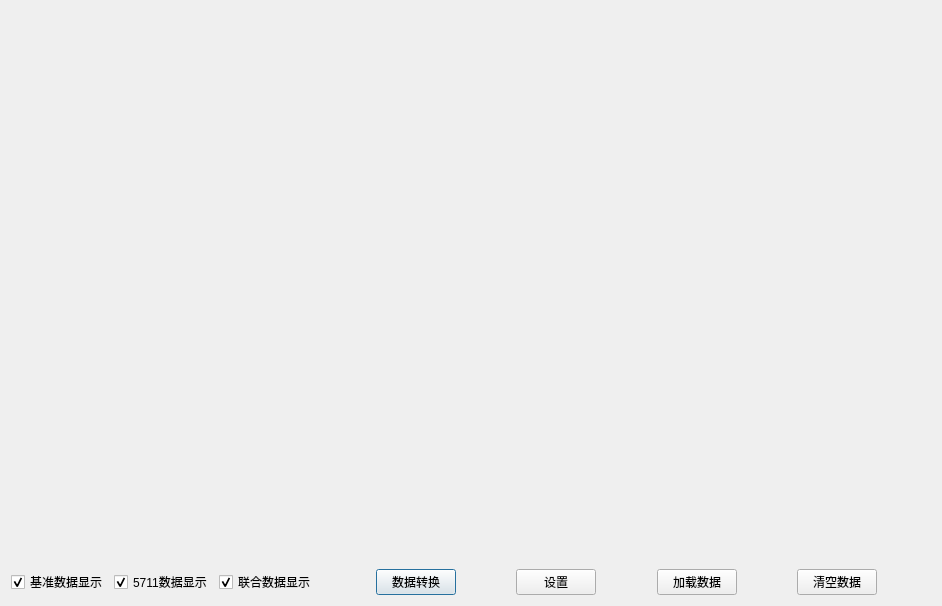
<?xml version="1.0" encoding="UTF-8"?>
<ui version="4.0">
 <class>OnlineMapClass</class>
 <widget class="QDialog" name="OnlineMapClass">
  <property name="geometry">
   <rect>
    <x>0</x>
    <y>0</y>
    <width>942</width>
    <height>606</height>
   </rect>
  </property>
  <property name="windowTitle">
   <string>OnlineMap</string>
  </property>
  <layout class="QGridLayout" name="gridLayout">
   <item row="0" column="0">
    <widget class="OnLineMapWidget" name="_online_map" native="true"/>
   </item>
   <item row="1" column="0">
    <layout class="QHBoxLayout" name="horizontalLayout">
     <item>
      <widget class="QCheckBox" name="_check_base">
       <property name="text">
        <string>基准数据显示</string>
       </property>
       <property name="checked">
        <bool>true</bool>
       </property>
      </widget>
     </item>
     <item>
      <widget class="QCheckBox" name="_check_5711">
       <property name="text">
        <string>5711数据显示</string>
       </property>
       <property name="checked">
        <bool>true</bool>
       </property>
      </widget>
     </item>
     <item>
      <widget class="QCheckBox" name="_check_merge">
       <property name="text">
        <string>联合数据显示</string>
       </property>
       <property name="checked">
        <bool>true</bool>
       </property>
      </widget>
     </item>
     <item>
      <spacer name="horizontalSpacer">
       <property name="orientation">
        <enum>Qt::Horizontal</enum>
       </property>
       <property name="sizeHint" stdset="0">
        <size>
         <width>40</width>
         <height>20</height>
        </size>
       </property>
      </spacer>
     </item>
     <item>
      <widget class="QPushButton" name="_button_convert">
       <property name="text">
        <string>数据转换</string>
       </property>
      </widget>
     </item>
     <item>
      <spacer name="horizontalSpacer_3">
       <property name="orientation">
        <enum>Qt::Horizontal</enum>
       </property>
       <property name="sizeHint" stdset="0">
        <size>
         <width>40</width>
         <height>20</height>
        </size>
       </property>
      </spacer>
     </item>
     <item>
      <widget class="QPushButton" name="_button_setting">
       <property name="text">
        <string>设置</string>
       </property>
      </widget>
     </item>
     <item>
      <spacer name="horizontalSpacer_5">
       <property name="orientation">
        <enum>Qt::Horizontal</enum>
       </property>
       <property name="sizeHint" stdset="0">
        <size>
         <width>40</width>
         <height>20</height>
        </size>
       </property>
      </spacer>
     </item>
     <item>
      <widget class="QPushButton" name="_button_load">
       <property name="text">
        <string>加载数据</string>
       </property>
      </widget>
     </item>
     <item>
      <spacer name="horizontalSpacer_2">
       <property name="orientation">
        <enum>Qt::Horizontal</enum>
       </property>
       <property name="sizeHint" stdset="0">
        <size>
         <width>40</width>
         <height>20</height>
        </size>
       </property>
      </spacer>
     </item>
     <item>
      <widget class="QPushButton" name="_button_clear">
       <property name="text">
        <string>清空数据</string>
       </property>
      </widget>
     </item>
     <item>
      <spacer name="horizontalSpacer_4">
       <property name="orientation">
        <enum>Qt::Horizontal</enum>
       </property>
       <property name="sizeHint" stdset="0">
        <size>
         <width>40</width>
         <height>20</height>
        </size>
       </property>
      </spacer>
     </item>
    </layout>
   </item>
  </layout>
 </widget>
 <layoutdefault spacing="6" margin="11"/>
 <customwidgets>
  <customwidget>
   <class>OnLineMapWidget</class>
   <extends>QWidget</extends>
   <header>onlinemapwidget.h</header>
   <container>1</container>
  </customwidget>
 </customwidgets>
 <resources>
  <include location="onlinemap.qrc"/>
 </resources>
 <connections/>
</ui>
